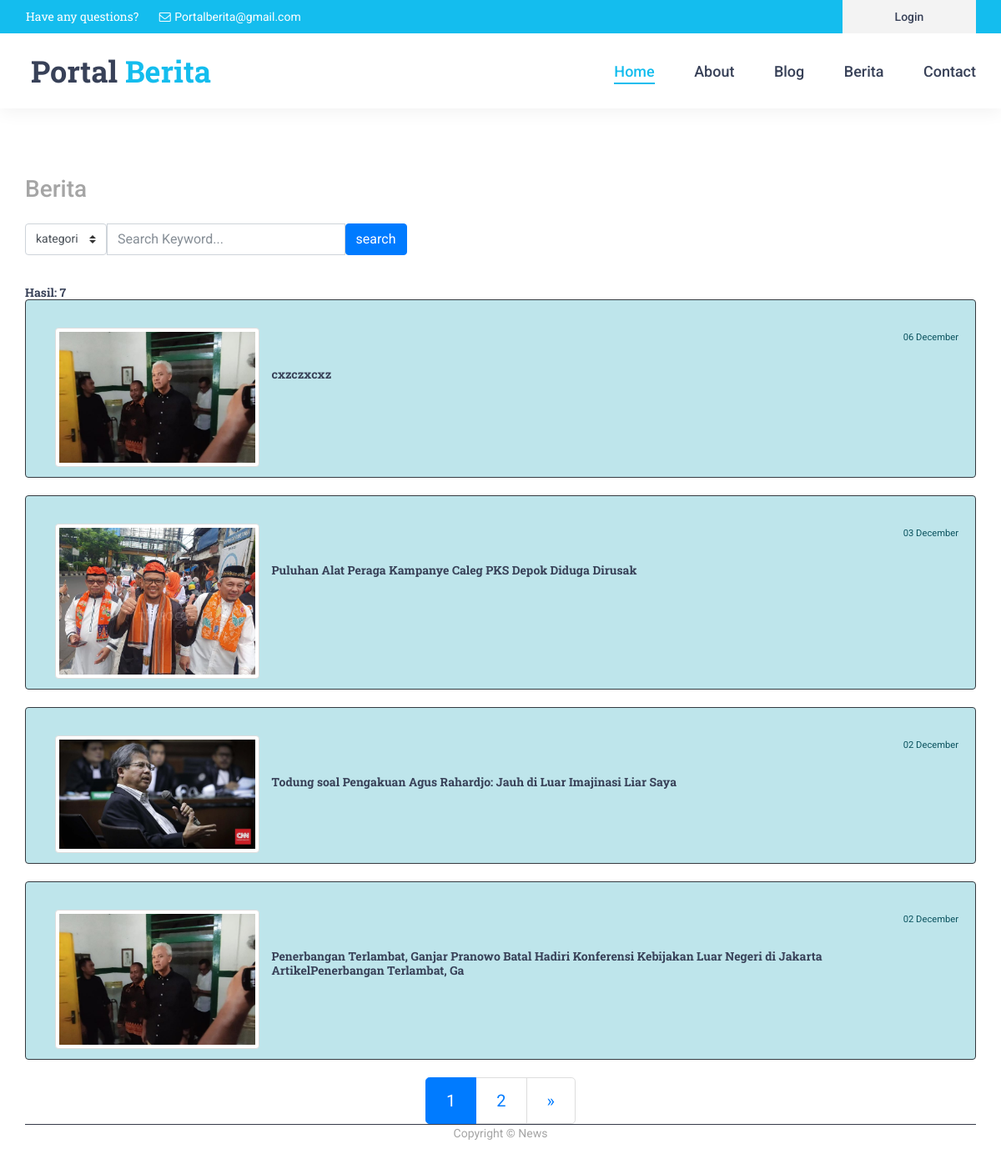
The page / on the database its author committed.
### tables this page shows
CREATE TABLE `news` (
  `id` int(11) NOT NULL,
  `id_kategori` int(11) NOT NULL,
  `email` varchar(128) NOT NULL,
  `title` varchar(128) NOT NULL,
  `slug` varchar(128) NOT NULL,
  `body` text NOT NULL,
  `image` varchar(128) NOT NULL,
  `created` datetime NOT NULL DEFAULT current_timestamp(),
  `is_active` int(1) NOT NULL
);

### application/controllers/tamu.php (called while the page is built, shortened)
<?php
class tamu extends CI_Controller
{
    public function __construct()
    {
        parent::__construct();
        $this->load->model('news_model');
    }
    public function index()
    {
        $data['title'] = 'Berita';
        $this->load->library('pagination');
        if ($this->input->post('keyword')) {
            $data['keyword'] = trim($this->input->post('keyword'));
        } else {
            $data['keyword'] = '';
        }
        $this->db->join('category', 'category.id_kategori=news.id_kategori', 'left');
        $this->db->group_start();
        $this->db->like('title', $data['keyword']);
        $this->db->or_like('kategori', $data['keyword']);
        $this->db->group_end();
        $this->db->where('is_active', 1);
        $this->db->from('news');
        $config['total_rows'] = $this->db->count_all_results();
        $data['total_rows'] = $config['total_rows'];
        $data['kategori'] = $this->input->post('kategori');
        $config['per_page'] = 4;
        $data['start'] = $this->uri->segment(3);
        $data['news'] = $this->news_model->getlistnews($config['per_page'], $data['start'], $data['keyword'], $data['kategori']);
        $data['user'] = $this->db->get_where('user', ['email' => $this->session->userdata('email')])->row_array();
        $this->load->view('layout/v_head', $data);
        $this->load->view('layout/v_header', $data);
        $this->load->view('layout/v_nav', $data);
        $this->load->view('layout/index', $data);
        $this->load->view('layout/v_footer');
    }
}

### index.php (called while the page is built, shortened)
<?php
require_once BASEPATH.'core/CodeIgniter.php';

### application/config/config.php (called while the page is built, shortened)
<?php
$config['base_url'] = 'http://localhost/Berita/';
$config['index_page'] = '';
$config['uri_protocol']    = 'REQUEST_URI';
$config['url_suffix'] = '';
$config['language']    = 'english';
$config['charset'] = 'UTF-8';
$config['enable_hooks'] = FALSE;
$config['subclass_prefix'] = 'MY_';
$config['composer_autoload'] = FALSE;
$config['permitted_uri_chars'] = 'a-z 0-9~%.:_\-';
$config['enable_query_strings'] = FALSE;
$config['controller_trigger'] = 'c';
$config['function_trigger'] = 'm';
$config['directory_trigger'] = 'd';
$config['allow_get_array'] = TRUE;
$config['log_threshold'] = 0;
$config['log_path'] = '';
$config['log_file_extension'] = '';
$config['log_file_permissions'] = 0644;
$config['log_date_format'] = 'Y-m-d H:i:s';
$config['error_views_path'] = '';
$config['cache_path'] = '';
$config['cache_query_string'] = FALSE;
$config['encryption_key'] = '';
$config['sess_driver'] = 'files';
$config['sess_cookie_name'] = 'ci_session';
$config['sess_samesite'] = 'Lax';
$config['sess_expiration'] = 7200;
$config['sess_save_path'] = NULL;
$config['sess_match_ip'] = FALSE;
$config['sess_time_to_update'] = 300;
$config['sess_regenerate_destroy'] = FALSE;
$config['cookie_prefix']    = '';
$config['cookie_domain']    = '';
$config['cookie_path']        = '/';
$config['cookie_secure']    = FALSE;
$config['cookie_httponly']     = FALSE;
$config['cookie_samesite']     = 'Lax';
$config['standardize_newlines'] = FALSE;
$config['global_xss_filtering'] = FALSE;
$config['csrf_protection'] = FALSE;
$config['csrf_token_name'] = 'csrf_test_name';
$config['csrf_cookie_name'] = 'csrf_cookie_name';
$config['csrf_expire'] = 7200;
$config['csrf_regenerate'] = TRUE;
$config['csrf_exclude_uris'] = array();
$config['compress_output'] = FALSE;
$config['time_reference'] = 'local';
$config['rewrite_short_tags'] = FALSE;
$config['proxy_ips'] = '';

### application/models/News_model.php (called while the page is built, shortened)
<?php
class News_model extends CI_Model
{
    public function getlistnews($limit, $start, $keyword = null)
    {
        $this->db->join('category', 'category.id_kategori=news.id_kategori', 'left');
        $this->db->where('is_active', 1);
        $this->db->order_by('created', 'DESC');
        $this->db->limit($limit, $start);
        return $this->db->get('news')->result_array();
    }
}

### application/views/layout/index.php (the view, shortened to what this page needs)
<br>
<br>
<br>
<br>
<br>
<br>
<br>
<br>
<br>
<br>
<div class="container">
    <h1 class="h3 mb-4 text-gray-800">Berita</h1>
    <div class="row">
        <div class="col-md-5">
            <form action="" method="POST" id="myForm">
                <div class="input-group mb-3">
                    <select class="custom-select" id="kategorijava">
                        <option value="">kategori</option>
                    </select>
                    <input type="text" class="form-control" placeholder="Search Keyword..." name="keyword" id="keyword" autofocus>
                    <div class="input-group-append">
                        <button class="btn btn-primary" type="submit">search
                        </button>
                    </div>
                </div>
            </form>
        </div>
    </div>
    <br>
    <div class="row">
        <div class="col">
            <h5>Hasil: <?= $total_rows; ?></h5>
            <?php foreach ($news as $news_item) : ?>
                <?php $tanggaldatabase = $news_item['created'];
                $tgl = date("d F", strtotime($tanggaldatabase));
                $displayStyle = ($news_item['is_active'] == 0) ? 'style="display: none;"' : '';
                ?>
                <div class="list-group" <?= $displayStyle ?>>
                    <a href="<?= site_url('Tamu/detail/' . $news_item['slug']); ?>" class="list-group-item list-group-item-action list-group-item-info border-dark">
                        <br>
                        <div class="media">
                            <div class="col-sm-3">
                                <img src="<?= base_url('assets/img/news/') . $news_item['image']; ?>" class="img-thumbnail img-fluid">
                            </div>
                            <div class="media-body">
                                <h5 class="mt-5 justify-center text-fluid"><?= $news_item['title'] ?></h5>
                            </div>
                            <div><small><?= $tgl ?></small></div>
                        </div>
                    </a>
                </div>
                <br>
            <?php endforeach; ?>
        </div>
    </div>
    <?= $this->pagination->create_links(); ?>
</div>

### application/config/pagination.php (shortened to what this page needs)
<?php
$config['base_url'] = 'http://localhost/Berita/tamu/index';
$config['num_links'] = 3;
$config['full_tag_open'] = '<nav><ul class="pagination pagination-lg justify-content-center">';
$config['full_tag_close'] = '</ul></nav>';
$config['first_link'] = 'First';
$config['first_tag_open'] = '<li class="page-item">';
$config['first_tag_close'] = '</li>';
$config['last_link'] = 'Last';
$config['last_tag_open'] = '<li class="page-item   ">';
$config['last_tag_close'] = '</li>';
$config['next_tag_open'] = '<li class="page-item   ">';
$config['next_tag_close'] = '</li>';
$config['cur_tag_open'] = '<li class="page-item active  "><a class="page-link" href="#"> ';
$config['cur_tag_close'] = '</a></li>';
$config['num_tag_open'] = '<li class="page-item">';
$config['num_tag_close'] = '</li>';

### application/views/layout/v_head.php (shortened to what this page needs)
<!DOCTYPE html>
<html lang="en">
<head>
    <link rel="stylesheet" type="text/css" href="<?= base_url() ?>template/front-end/styles/bootstrap4/bootstrap.min.css">
    <link href=" <?= base_url() ?>template/front-end/plugins/font-awesome-4.7.0/css/font-awesome.min.css" rel="stylesheet" type="text/css">
    <link rel="stylesheet" type="text/css" href="<?= base_url() ?>template/front-end/plugins/OwlCarousel2-2.2.1/owl.carousel.css">
    <link rel="stylesheet" type="text/css" href="<?= base_url() ?>template/front-end/plugins/OwlCarousel2-2.2.1/owl.theme.default.css">
    <link rel="stylesheet" type="text/css" href="<?= base_url() ?>template/front-end/plugins/OwlCarousel2-2.2.1/animate.css">
    <link rel="stylesheet" type="text/css" href="<?= base_url() ?>template/front-end/styles/main_styles.css">
    <link rel="stylesheet" type="text/css" href="<?= base_url() ?>template/front-end/styles/responsive.css">
</head>

### application/views/layout/v_header.php
<body>
	<header class="header">
		<div class="top_bar">
			<div class="top_bar_container">
				<div class="container">
					<div class="row">
						<div class="col">
							<div class="top_bar_content d-flex flex-row align-items-center justify-content-start">
								<ul class="top_bar_contact_list">
									<li>
										<div class="question">Have any questions?</div>
									</li>
									<li>
										<i class="fa fa-envelope-o" aria-hidden="true"></i>
										<div>Portalberita@gmail.com</div>
									</li>
								</ul>
								<?php if (isset($email)) : ?>
									<div class="top_bar_login ml-auto">
										<div class="login_button"><a href="<?= base_url("user"); ?>"><?= $user['name']; ?></a></div>
									</div>
								<?php else : ?>
									<div class="top_bar_login ml-auto">
										<div class="login_button"><a href="<?= base_url("auth"); ?>">Login</a></div>
									</div>
								<?php endif; ?>
							</div>
						</div>
					</div>
				</div>
			</div>
		</div>

### application/views/layout/v_nav.php (shortened to what this page needs)
<?php if (isset($email)) : ?>
	<div class="header_container">
		<div class="container">
			<div class="row">
				<div class="col">
					<div class="header_content d-flex flex-row align-items-center justify-content-start">
						<div class="logo_container">
							<a href="#">
								<div class="logo_text">Portal <span>Berita</span></div>
							</a>
						</div>
						<nav class="main_nav_contaner ml-auto">
							<ul class="main_nav">
								<li class="active"><a href="<?= base_url('tamu') ?>">Home</a></li>
								<li><a href="#">About</a></li>
								<li><a href="<?= base_url('user') ?>">My Profile</a></li>
								<li><a href="<?= base_url('auth/logout') ?>">Log Out</a></li>
							</ul>
							<div class="hamburger menu_mm">
								<i class="fa fa-bars menu_mm" aria-hidden="true"></i>
							</div>
						</nav>
					</div>
				</div>
			</div>
		</div>
	</div>
	<div class="header_search_container">
		<div class="container">
			<div class="row">
				<div class="col">
					<div class="header_search_content d-flex flex-row align-items-center justify-content-end">
						<form action="#" class="header_search_form">
							<input type="search" class="search_input" placeholder="Search" required="required">
							<button class="header_search_button d-flex flex-column align-items-center justify-content-center">
								<i class="fa fa-search" aria-hidden="true"></i>
							</button>
						</form>
					</div>
				</div>
			</div>
		</div>
	</div>
	</header>
	<div class="menu d-flex flex-column align-items-end justify-content-start text-right menu_mm trans_400">
		<div class="menu_close_container">
			<div class="menu_close">
				<div></div>
				<div></div>
			</div>
		</div>
		<div class="search">
			<form action="#" class="header_search_form menu_mm">
				<input type="search" class="search_input menu_mm" placeholder="Search" required="required">
				<button class="header_search_button d-flex flex-column align-items-center justify-content-center menu_mm">
					<i class="fa fa-search menu_mm" aria-hidden="true"></i>
				</button>
			</form>
		</div>
		<nav class="menu_nav">
			<ul class="menu_mm">
				<li class="menu_mm"><a href="index.html">Home</a></li>
				<li class="menu_mm"><a href="#">About</a></li>
				<li class="menu_mm"><a href="#">Courses</a></li>
				<li class="menu_mm"><a href="#">Blog</a></li>
				<li class="menu_mm"><a href="#">Page</a></li>
			</ul>
		</nav>
	</div>
<?php else : ?>
	<div class="header_container">
		<div class="container">
			<div class="row">
				<div class="col">
					<div class="header_content d-flex flex-row align-items-center justify-content-start">
						<div class="logo_container">
							<a href="#">
								<div class="logo_text">Portal <span>Berita</span></div>
							</a>
						</div>
						<nav class="main_nav_contaner ml-auto">
							<ul class="main_nav">
								<li class="active"><a href="<?= base_url('tamu') ?>">Home</a></li>
								<li><a href="#">About</a></li>
								<li><a href="#">Blog</a></li>
								<li><a href="#">Berita</a></li>
								<li><a href="#">Contact</a></li>
							</ul>
						</nav>
					</div>
				</div>
			</div>
		</div>
	</div>
	</header>
<?php endif; ?>

### application/views/layout/v_footer.php (shortened to what this page needs)
<footer class="sticky-footer bg-white">
	<div class="container my-auto">
		<div class="copyright text-center my-auto">
			<span>Copyright &copy; News </span>
		</div>
	</div>
</footer>
</body>
</html>

### template/front-end/styles/main_styles.css (style rules this page uses)
* { margin: 0; padding: 0; -webkit-font-smoothing: antialiased; -webkit-text-shadow: rgba(0,0,0,.01) 0 0 1px; text-shadow: rgba(0,0,0,.01) 0 0 1px; }
body { font-family: 'Roboto', sans-serif; font-size: 14px; font-weight: 400; background: #FFFFFF; color: #a5a5a5; }
div { display: block; position: relative; -webkit-box-sizing: border-box; -moz-box-sizing: border-box; box-sizing: border-box; }
ul { list-style: none; margin-bottom: 0px; }
a, a:hover, a:visited, a:active, a:link { text-decoration: none; -webkit-font-smoothing: antialiased; -webkit-text-shadow: rgba(0,0,0,.01) 0 0 1px; text-shadow: rgba(0,0,0,.01) 0 0 1px; }
h1 { font-size: 48px; }
h5 { font-size: 14px; }
h1, h2, h3, h4, h5, h6 { font-family: 'Roboto Slab', serif; font-weight: 700; -webkit-font-smoothing: antialiased; -webkit-text-shadow: rgba(0,0,0,.01) 0 0 1px; text-shadow: rgba(0,0,0,.01) 0 0 1px; color: #384158; margin-bottom: 0; }
.form-control { color: #db5246; }
.header { position: fixed; top: 0; left: 0; width: 100%; z-index: 100; box-shadow: 0px 5px 20px rgba(0,0,0,0.05); -webkit-transition: all 200ms ease; -moz-transition: all 200ms ease; -ms-transition: all 200ms ease; -o-transition: all 200ms ease; transition: all 200ms ease; }
.top_bar { width: 100%; background: #14bdee; }
.top_bar_container { width: 100%; height: 100%; }
.top_bar_content { width: 100%; height: 40px; }
.top_bar_contact_list li { display: inline-block; }
.question { font-family: 'Roboto Slab', serif; font-size: 14px; color: #FFFFFF; margin-left: 0px; }
.top_bar_contact_list li i, .top_bar_contact_list li > div { display: inline-block; font-size: 14px; color: #FFFFFF; }
.top_bar_contact_list li > div { margin-left: 1px; }
.top_bar_contact_list li:not(:last-child) { margin-right: 21px; }
.top_bar_login { height: 100%; }
.login_button { width: 160px; height: 100%; background: #f3f3f3; text-align: center; }
.login_button a { display: block; font-size: 14px; font-weight: 500; line-height: 40px; color: #384158; }
.header_container { width: 100%; background: #FFFFFF; }
.header_content { height: 90px; -webkit-transition: all 200ms ease; -moz-transition: all 200ms ease; -ms-transition: all 200ms ease; -o-transition: all 200ms ease; transition: all 200ms ease; }
.logo, .logo_text { display: inline-block; }
.logo_text { font-family: 'Roboto Slab', serif; font-size: 36px; font-weight: 700; line-height: 0.75; color: #384158; vertical-align: middle; margin-left: 7px; -webkit-transition: all 200ms ease; -moz-transition: all 200ms ease; -ms-transition: all 200ms ease; -o-transition: all 200ms ease; transition: all 200ms ease; }
.logo_text span { color: #14bdee; }
.main_nav, .search_button, .shopping_cart { display: inline-block; }
.main_nav li { display: inline-block; position: relative; }
.main_nav li:not(:last-child) { margin-right: 44px; }
.main_nav li a { font-size: 18px; font-weight: 500; color: #384158; -webkit-transition: all 200ms ease; -moz-transition: all 200ms ease; -ms-transition: all 200ms ease; -o-transition: all 200ms ease; transition: all 200ms ease; }
.main_nav li a:hover, .main_nav li.active a { color: #14bdee; }
.main_nav li.active::after { display: block; position: absolute; bottom: -2px; left: 0; width: 100%; height: 2px; background: #14bdee; content: ''; }
.copyright { height: 54px; border-top: solid 1px #353a49; }

### rows shown on the page
news: image (picture), title "cxzczxcxz", created "06 December"
news: image (picture), title "Puluhan Alat Peraga Kampanye Caleg PKS Depok Diduga Dirusak", created "03 December"
news: image (picture), title "Todung soal Pengakuan Agus Rahardjo: Jauh di Luar Imajinasi Liar Saya", created "02 December"
news: image (picture), title "Penerbangan Terlambat, Ganjar Pranowo Batal Hadiri Konferensi Kebijakan Luar Negeri di Jakarta ArtikelPenerbangan Terlambat, Ga", created "02 December"

### other values the page prints
$total_rows "7"
$this->pagination->create_links() "1 2 »"
